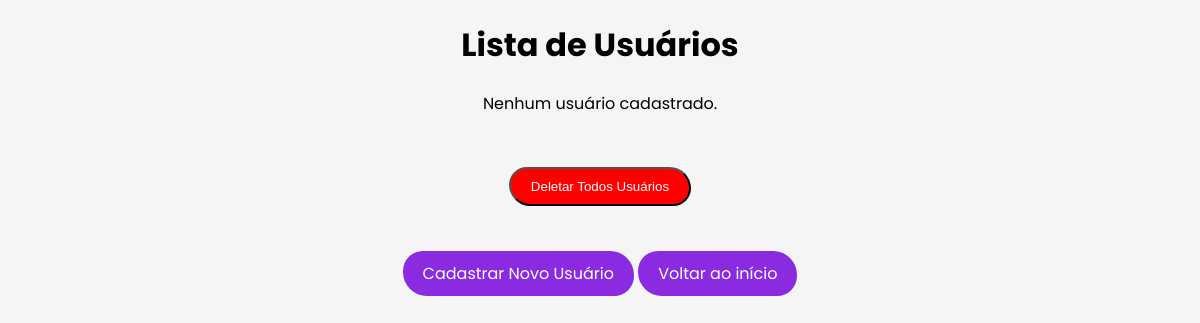
The app's page /users, older data.
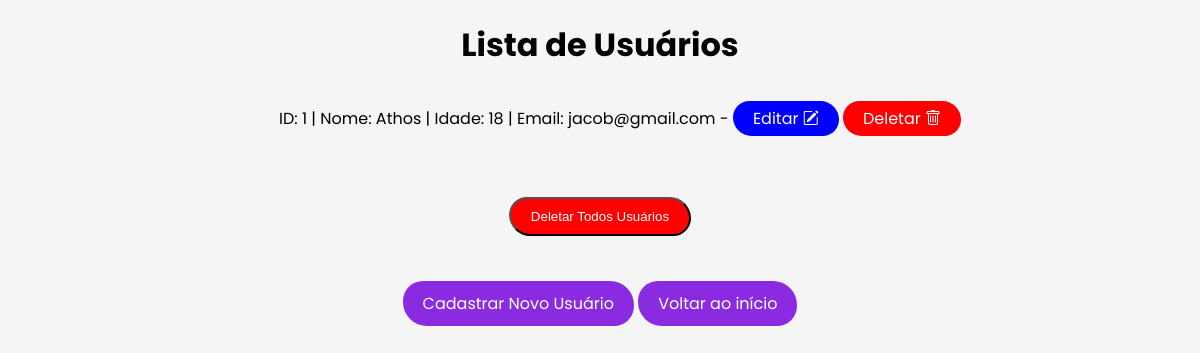
The same page, newer data.
### tables this page shows
CREATE TABLE user(
    id INTEGER PRIMARY KEY AUTOINCREMENT, 
    name text NOT NULL, 
    age text NOT NULL,
    email VARCHAR(254) NOT NULL UNIQUE);

### app.py (the view)
@app.route('/users')
def listar_usuarios():
    database = sqlite3.connect('users.db')
    database_cursor = database.cursor()
    database_cursor.execute("SELECT * FROM user")
    users = database_cursor.fetchall()
    return render_template('users.html', users=users)

### templates/users.html (shortened to what this page needs)
<!DOCTYPE html>
<html lang="pt-br">
<head>
    <link rel="stylesheet" href="https://cdn.jsdelivr.net/npm/bootstrap-icons@1.10.5/font/bootstrap-icons.css">
</head>
<body style="text-align: center; font-family: Poppins, sans-serif; background-color: #f5f5f5;">
    <h1>Lista de Usuários</h1>
    {% if users %}
        <ul>
            {% for user in users %}
                <p style="font-family: Poppins, sans-serif;">ID: {{ user[0] }} | Nome: {{ user[1] }} | Idade: {{ user[2] }} | Email: {{user [3]}}  -
                    <a href="/update/{{ user[0] }}" style="text-decoration: none; border-radius: 30px 34px; background-color: blue; color: white; padding: 5px 20px; display: inline-block; margin: 10px 0;">Editar <i class="bi bi-pencil-square"></i></a>
                    <a href="/delete_id/{{ user[0] }}" style="text-decoration: none; border-radius: 30px 34px; background-color: red; color: white; padding: 5px 20px; display: inline-block; margin: 10px 0;">Deletar <i class="bi bi-trash"></i></a>
                </p>
            {% endfor %}
        </ul>
    {% else %}
        <p>Nenhum usuário cadastrado.</p>
    {% endif %}
    <br>
    <form action="/delete_all" method="get">
    <button type="submit" style="border-radius: 20px 24px; background-color: red; text-decoration: none; color: white; padding: 10px 20px; display: inline-block; margin: 10px 0;">
    Deletar Todos Usuários
    </button>
    </form>
    <br>
    <a href="/add" style="border-radius: 20px 24px; background-color: blueviolet; text-decoration: none; color: white; padding: 10px 20px; display: inline-block; margin: 10px 0;">
        Cadastrar Novo Usuário
    </a>
    <a href="/" style="border-radius: 20px 24px; background-color: blueviolet; text-decoration: none; color: white; padding: 10px 20px; display: inline-block; margin: 10px 0;">
        Voltar ao início
    </a>
</body>
</html>

Row changes from the older to the newer data that the page shows:
added user: id "1", name "Athos", age "18", email "jacob@gmail.com"
Text that changed along with them:
text no longer shown: "Nenhum usuário cadastrado."
